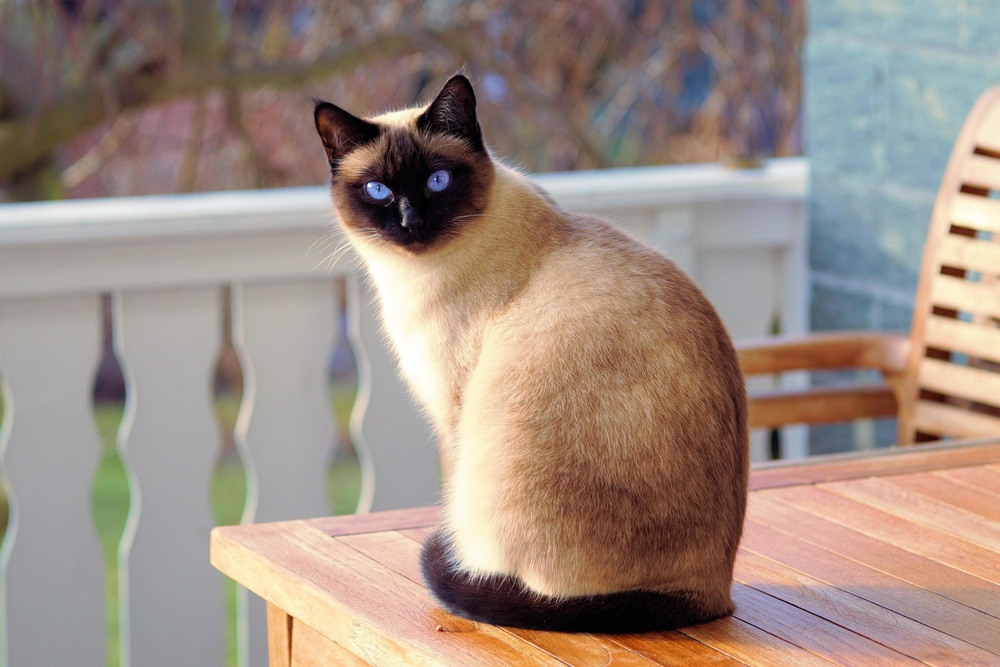
#> input picture 1.jpg, 1000 x 667 px, shrunk from 3872 x 2582 before the run
$ python BlurDetection.py --images .   (older library calls are emulated)
#> lines starting #> are read from the running program, lines starting #| are printed output that depends on the picture; after the words box and inside, x2 and y2 are one past the last pixel; in counts of white or black regions, pixels touching at a corner belong together
# import the necessary packages
from imutils import paths
import argparse
import cv2
import shutil, os

def variance_of_laplacian(image):
    # compute the Laplacian of the image and then return the focus
    # measure, which is simply the variance of the Laplacian
    return cv2.Laplacian(image, cv2.CV_64F).var()

# construct the argument parse and parse the arguments
ap = argparse.ArgumentParser()
ap.add_argument("-i", "--images", required=True,
	help="path to input directory of images")
ap.add_argument("-t", "--threshold", type=float, default=100.0,
	help="focus measures that fall below this value will be considered 'blurry'")
args = vars(ap.parse_args())
# loop over the input images

for imagePath in paths.list_images(args["images"]):
    currentImagePath = os.getcwd()+"\\"+imagePath
    fileName = os.path.basename(currentImagePath)
    currentImageDirectoryName = os.path.dirname(currentImagePath)

    # load the image, convert it to grayscale, and compute the
    # focus measure of the image using the Variance of Laplacian
    # method
    image = cv2.imread(imagePath)
#> image is the input picture: shape (667, 1000, 3); mean B, G, R 130.7, 140.6, 157.7
    gray = cv2.cvtColor(image, cv2.COLOR_BGR2GRAY)
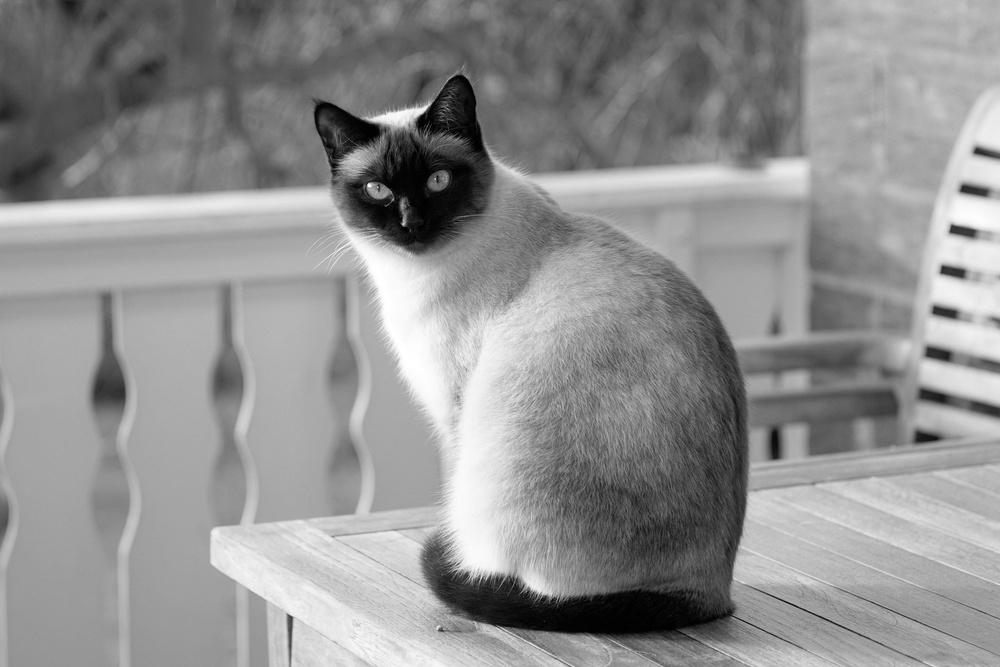
#> gray: shape (667, 1000); min 0, max 255, mean 144.6
    fm = variance_of_laplacian(gray)
#> fm = 315.9
    text = "Not Blurry"
    # if the focus measure is less than the supplied threshold,
    # then the image should be considered "blurry"
    if fm < args["threshold"]:
        text = "Blurry"
    # show the image
    cv2.putText(image, "{}: {:.2f}".format(text, fm), (10, 30),
        cv2.FONT_HERSHEY_SIMPLEX, 0.8, (0, 0, 255), 3)
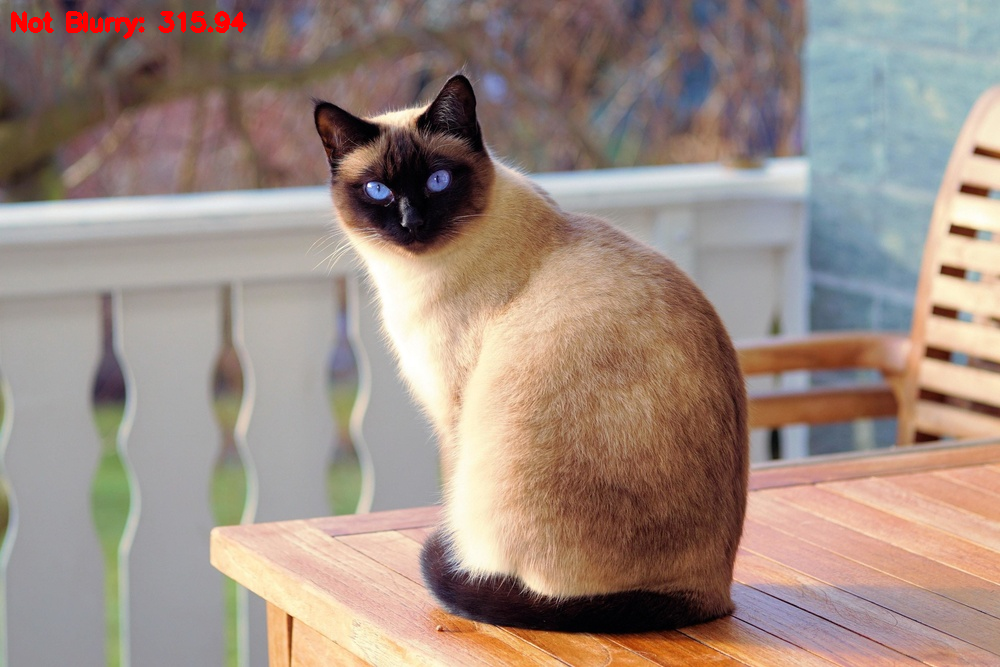
#> image: shape (667, 1000, 3); 0.37% of pixels changed, all inside (x1, y1, x2, y2) = (11, 11, 247, 39)
    cv2.imshow("Image", image)
    newImageDirectoryName = currentImageDirectoryName+"\\"+text
    newImagePath = currentImageDirectoryName+"\\"+text+"\\"+fileName
    #shutil.move(currentImagePath, newImageDirectoryName)
    os.replace(currentImagePath,newImagePath)
    print("File Moved from",currentImagePath,"to",newImagePath)
    key = cv2.waitKey(0)
#> (key Esc is pressed here)
#> pass 2 of the loop `for imagePath in paths.list_images(args["images"]):`:
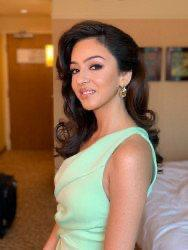
#> input picture IMG-20210205-WA0033.jpg, 188 x 250 px
#> image is the input picture: shape (250, 188, 3); mean B, G, R 84.7, 113.5, 147.5
#> `gray = cv2.cvtColor(image, cv2.COLOR_BGR2GRAY)`:
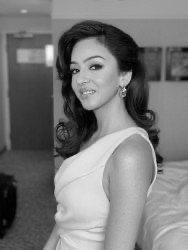
#> gray: shape (250, 188); min 0, max 252, mean 120.4
#> fm = 581.5
#> `cv2.putText(image, "{}: {:.2f}".format(text, fm), (10, 30), cv2.FONT_H..`:
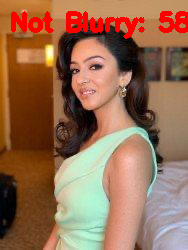
#> image: shape (250, 188, 3); 4.19% of pixels changed, all inside (x1, y1, x2, y2) = (11, 11, 188, 39)
#> (key Enter is pressed here)
